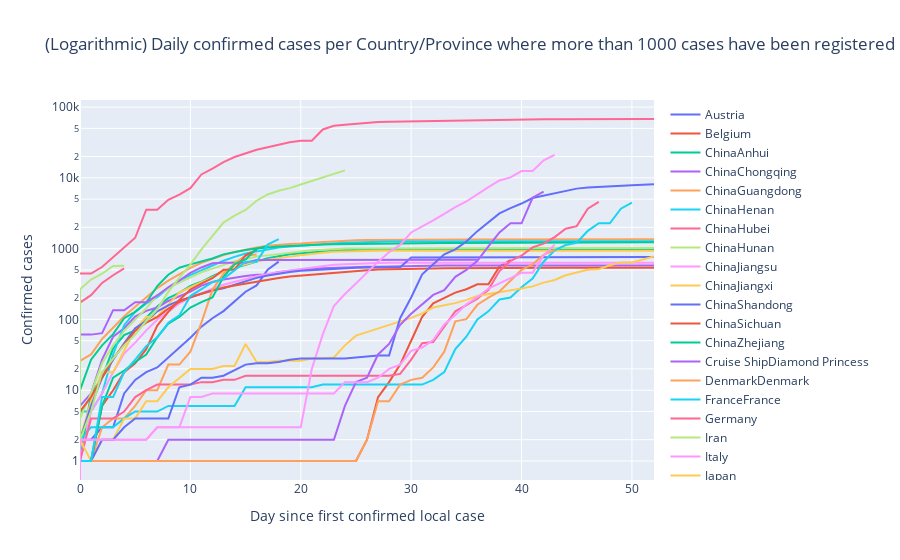

The code cell stored with this chart in its notebook:
### Code cell
provinces = temp.index.unique()
plotdata = []
for province in provinces:
    # What should go inside this Scatter call?
    province_data = temp[temp.index == province]
    trace = go.Scatter(x = province_data.DaysSinceConfirmed, 
                       y = province_data.Cases, 
                       mode='lines', 
                       name = province,
                       text = province_data['Date'],
                       hoverinfo = "text+x+name+y"
                    )
    plotdata.append(trace)
    
layout = go.Layout(
    title = '(Logarithmic) Daily confirmed cases per Country/Province where more than 1000 cases have been registered',
    xaxis = dict(title = 'Day since first confirmed local case'), # x-axis label
    yaxis = dict(title = 'Confirmed cases'), # y-axis label
    yaxis_type='log'
) 

fig = go.Figure(data = plotdata, layout = layout)

fig.show()
